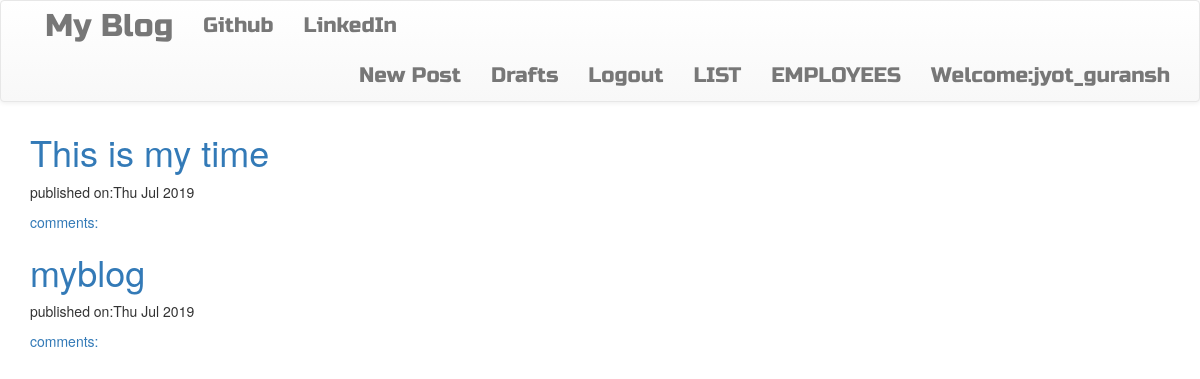
The app's page / (signed in) with its own data.
### blogapp/models.py (models this page shows, shortened)
class Post(models.Model):
    author = models.ForeignKey('auth.User', on_delete=models.PROTECT)
    title = models.CharField(max_length=200)
    text=models.TextField()
    create_date = models.DateTimeField(default=timezone.now())
    published_date=models.DateTimeField(blank=True, null=True)

### blogapp/views.py (the view)
# urls.py: url(r'^$', views.PostListView.as_view(), name='post_list'),
class PostListView(ListView):
    model = Post
    context_object_name = 'post_list'
    def get_queryset(self):
        return Post.objects.filter(published_date__lte=timezone.now()).order_by('-published_date')

### blogapp/templates/blogapp/post_list.html
{%extends "blogapp/base.html"%}
{% block body_block%}
<div class="centerstage">
    {% for post in post_list%}
    <div class="post">
        <h1><a href="{%url 'blogapp:post_detail' pk=post.pk%}">{{post.title}}</a></h1>
        <div class="Date">
            <p>published on:{{post.published_date|date:'D M Y'}}</p>
        </div>
        <a href="{%url 'blogapp:post_detail' pk=post.pk%}">comments:{{post.approved_comment.count}}</a>
    </div>
    {%endfor%}
</div>
{%endblock%}

### blogapp/templates/blogapp/base.html (shortened to what this page needs)
<!DOCTYPE html>
<html lang="en">
{% load staticfiles %}
<head>
    <link href="https://maxcdn.bootstrapcdn.com/bootstrap/3.3.7/css/bootstrap.min.css"
 rel="stylesheet"/>
        <link rel="stylesheet" href="https://maxcdn.bootstrapcdn.com/bootstrap/3.3.7/css/bootstrap-theme.min.css">
        <link rel="stylesheet" href="//cdn.jsdelivr.net/medium-editor/latest/css/medium-editor.min.css" type="text/css" media="screen" charset="utf-8">
        <link rel="stylesheet" href="{% static 'css/blog.css' %}">
</head>
<body>
<nav class="navbar navbar-default techfont custom-navbar">
    <div class="container">
        <ul class="nav navbar-nav">
            <li><a class="navbar-branf bigbrand" href="{%url 'blogapp:post_list'%}">My Blog</a></li>
            <li><a class="navbar-link" href="http://www.github.com">Github</a></li>
            <li><a class="navbar-link" href="http://www.linkedin.com">LinkedIn</a></li>
        </ul>
        <ul class="nav navbar-nav navbar-right">
            {% if user.is_authenticated%}
            <li><a href="{%url 'blogapp:create_post'%}">New Post</a></li>
            <li><a href="{% url 'blogapp:post_draft_view'%}">Drafts</a> </li>
            <li><a href="{%url 'logout' %}">Logout</a></li>
                 <li><a href="{%url 'blogapp:POST-LIST'%}">LIST</a></li>
            <li><a href="{%url 'blogapp:employeelist'%}">EMPLOYEES</a></li>
            <li><a>Welcome:{{user.username}}</a></li>
            {%else%}
            <li><a href="{%url 'login_page'%}"><span class="glyphicon glyphicon-user"></span>user_login</a> </li>
            <li><a href="{%url 'blogapp:Register_Here'%}">Register</a></li>
            <li><a href="{%url 'blogapp:POST-LIST'%}">LIST</a></li>
            <li><a href="{%url 'blogapp:employeelist'%}">EMPLOYEES</a></li>
            {%endif%}
        </ul>
    </div>
</nav>
<div class="content container">
    <div class="row">
        <div class="col-md-8">
            <div class="blog-posts">
                {%block body_block%}
                {%endblock%}
            </div>
        </div>
    </div>
</div>
</body>
</html>

### static/css/blog.css (style rules this page uses)
.techfont { font-family: 'Russo One', sans-serif; font-size: 1.5em; margin-bottom: 10px; }
.centerstage { margin-left: auto; margin-right: auto; }
.bigbrand { font-size: 1.5em; }

### records on screen
Post: title "This is my time", published_date "Thu Jul 2019"
Post: title "myblog", published_date "Thu Jul 2019"

### other values on screen
{{ user.username }} "jyot_guransh"
